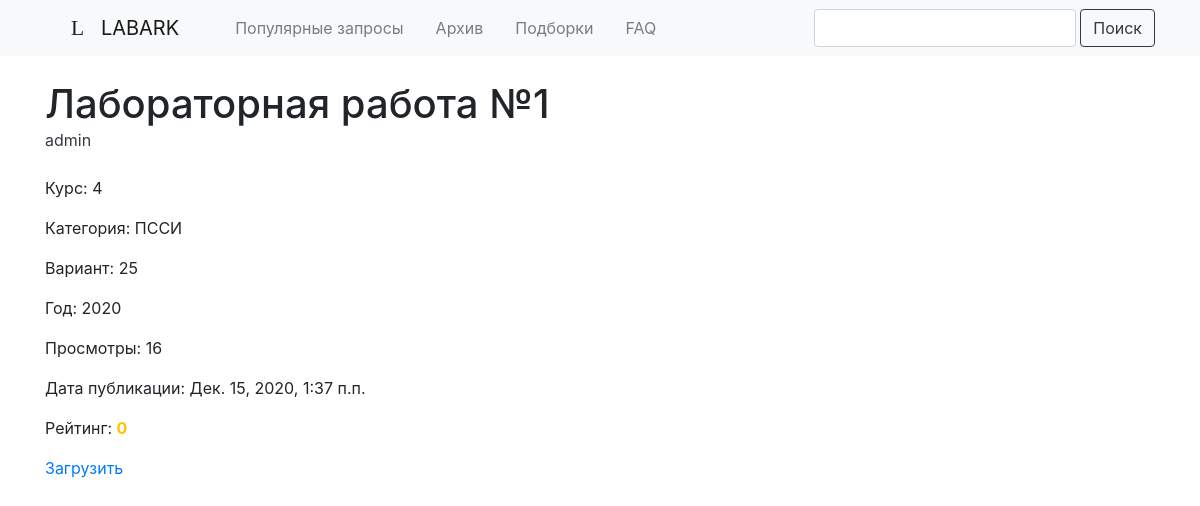
The page /details/1 on the database its author committed.
### LabArkApp/models.py (models this page shows, shortened)
class Lab(models.Model):
    name = models.CharField(max_length=50, blank=False)
    course = models.IntegerField()
    variant = models.IntegerField(default=0)
    year = models.IntegerField(default=0)
    category = models.ForeignKey(Category, on_delete=models.CASCADE)
    author = models.ForeignKey(User, on_delete=models.CASCADE)
    views = models.IntegerField(default=0)
    upload_time = models.DateTimeField(auto_now_add=True)
    file = models.FileField(upload_to="files")
    rating = models.IntegerField(default=0)
    class Meta:
        ordering = ["-id"]

class Category(models.Model):
    name = models.CharField(max_length=50, blank=False, unique=True)
    downloads = models.IntegerField(default=0)

### LabArkApp/views.py (the view)
# urls.py: re_path(r'^details/(?P<pk>\d+?)', LA.details, name="details"),
def details(request, pk):
    lab = get_object_or_404(Lab, id=pk)
    lab.views += 1
    lab.save()
    return render(request, "lab_view.html", context={
        "lab_object": lab,
    })

### templates/lab_view.html (shortened to what this page needs)
{% extends 'base.html' %}
{% block content %}
<div class="row mt-4">
    <div class="col-6">
        <h1 class="mb-0">{{ lab_object.name }}</h1>
        <a href="{% url 'profile_view' lab_object.author.pk %}" class="text-dark">{{ lab_object.author.get_username }}</a>
        <p class="mt-4">Курс: {{ lab_object.course }}</p>
        <p>Категория: {{ lab_object.category.name }}</p>
        <p>Вариант: {{ lab_object.variant }}</p>
        <p>Год: {{ lab_object.year }}</p>
        <p>Просмотры: {{ lab_object.views }}</p>
        <p>Дата публикации: {{ lab_object.upload_time }}</p>
        <p>Рейтинг: <strong {% if lab_object.rating > 0 %} class="text-success"> +{{ lab_object.rating }} {% elif lab_object.rating == 0 %} class="text-warning"> {{ lab_object.rating }} {% else %} class="text-danger"> -{{ lab_object.rating }} {% endif %}</strong></p>
        <a href="{{ lab_object.file.url }}">Загрузить</a>
    </div>
</div>
{% endblock %}

### rows shown on the page
Lab: name "Лабораторная работа №1", author.get_username "admin", course "4", category.name "ПССИ", variant "25", year "2020", views "16", upload_time "Дек. 15, 2020, 1:37 п.п.", rating "0"
